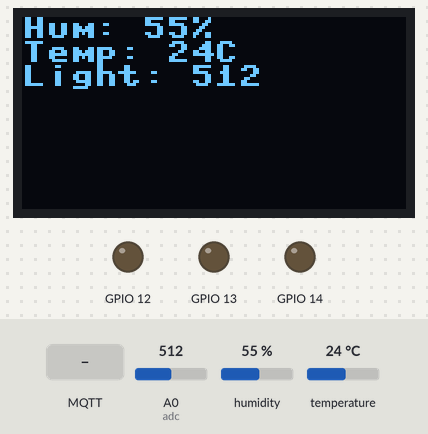
The program below on a simulated ESP8266 board running MicroPython. Parts: 128×64 one-colour display, output pins drawn as LEDs (lit = HIGH). Inputs (shaded band) come from the test bench; at power-on: humidity 55 %, A0 (adc) = 512, temperature 24 °C (analog values on the 0–1023 scale). WiFi joins after 1.5 s; no MQTT or app messages arrive unless stated; what the program prints to the serial console is not drawn.

Above: at 2.8 s.
2.9 s: MQTT message "ON" arrives on the first subscribed topic
At 5.4 s:
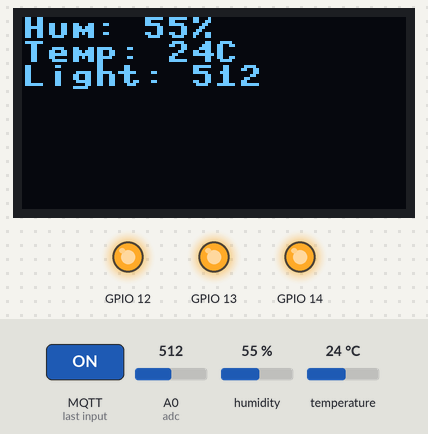
6.2 s: humidity set to 22 %
At 9.0 s:
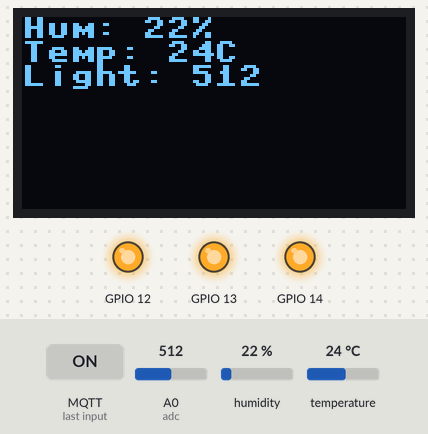
9.3 s: A0 (adc) set to 716
At 11.1 s:
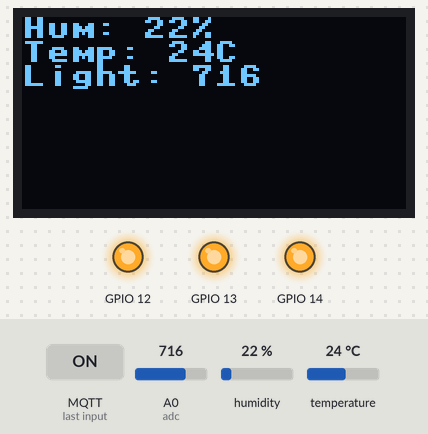
11.8 s: temperature set to 12 °C
At 13.2 s:
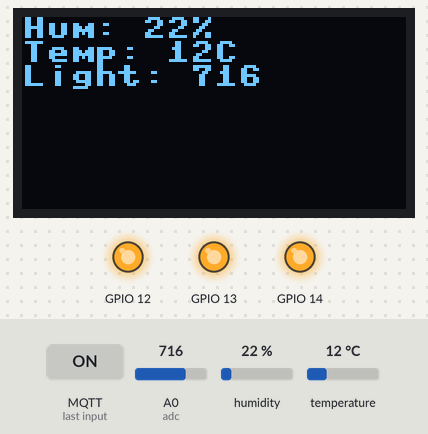
14.3 s: A0 (adc) set to 900
At 17.2 s:
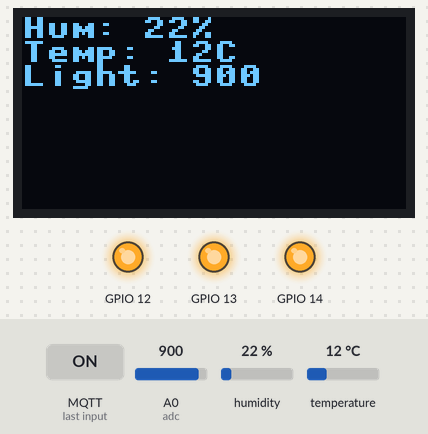
17.5 s: MQTT message "OFF" arrives on the first subscribed topic
At 20.5 s:
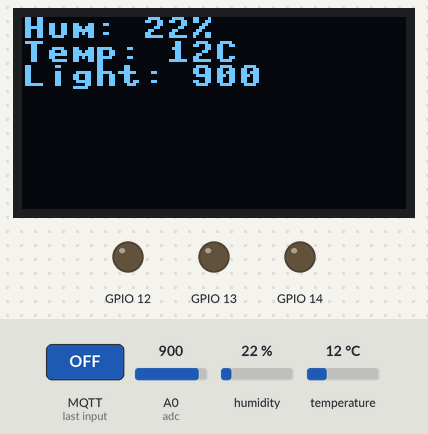
Timing chart, 0 to 21.6 s (numbered marks = the images above; inputs shaded):
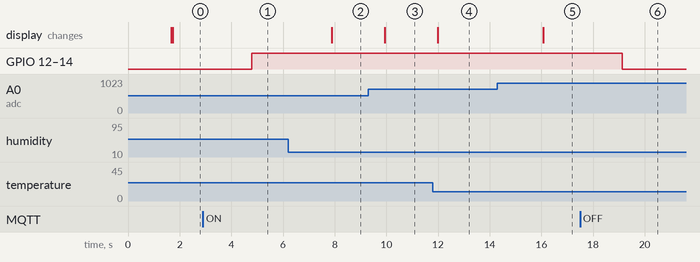

Measured:
- after the input at 2.9 s, GPIO 12–14: LOW → HIGH after 1.9 s
- after the input at 6.2 s, the display: changes after 1.7 s (image 2)
- after the input at 9.3 s, the display: changes after 0.63 s (image 3)
- after the input at 11.8 s, the display: changes after 0.18 s (image 4)
- after the input at 14.3 s, the display: changes after 1.8 s (image 5)
- after the input at 17.5 s, GPIO 12–14: HIGH → LOW after 1.6 s

The program:

main.py
```python
####################匯入模組####################
from machine import Pin, I2C, ADC
import dht
import time
import mcu
import json
import ssd1306


####################函式與類別定義####################
def on_message(topic, msg):
    global m
    msg = msg.decode("utf-8")  # Bytos 轉 string
    topic = topic.decode("utf-8")
    print(f"my subscribe topic:{topic}, msg:{msg}")
    m = msg


####################宣告與設定####################
gpio = mcu.gpio()
wi = mcu.wifi("Singular_AI", "Singular#1234")
wi.setup(ap_active=False, sta_active=True)
if wi.connect():
    print(f"IP={wi.ip}")

# 連接 MQTT 伺服器
mqtt_client = mcu.MQTT(
    "GG", "mqtt.singularinnovation-ai.com", "singular", "Singular#1234", 60
)
mqtt_client.connect()
mqtt_client.subscribe("GG_ai", on_message)
m = ""

i2c = I2C(scl=Pin(gpio.D1), sda=Pin(gpio.D2))  # GPIO5, GPIO4
oled = ssd1306.SSD1306_I2C(128, 64, i2c)
d = dht.DHT11(Pin(gpio.D0, Pin.IN))  # GPIO16，DHT11感測器
msg_json = {}
adc = ADC(0)  # 建立 ADC物件，腳位為ADC0
LED = mcu.LED(gpio.D5, gpio.D6, gpio.D7)  # 建立 LED 物件，腳位為GPIO5, GPIO6, GPIO7
mp3 = mcu.MP3()  # 建立 MP3 物件

####################主程式####################
try:
    while True:
        light_value = adc.read()  # 讀取光敏電阻數值(0~1023)
        d.measure()  # 進行測量
        temp = d.temperature()  # 取得溫度值(攝氏)
        hum = d.humidity()  # 取得濕度值(%RH)
        oled.fill(0)  # 清除顯示內容
        oled.text(f"Hum: {hum:02d}%", 0, 0)  # 顯示文字, x=0, y=0
        oled.text(f"Temp: {temp:02d}C", 0, 8)  # 顯示文字, x=0, y=8
        oled.text(f"Light: {light_value}", 0, 16)  # 顯示文字, x=0, y=16
        oled.show()  # 更新顯示內容
        msg_json["humidity"] = hum
        msg_json["temperature"] = temp
        msg_json["light"] = light_value
        msg = json.dumps(msg_json)
        mqtt_client.publish("GG", msg)
        mqtt_client.check_msg()  # 檢查是否有收到訂閱的訊息
        time.sleep(1)  # 每隔1秒鐘測量一次

        if m == "ON":
            LED.LED_open(1, 1, 1)
        elif m == "OFF":
            LED.LED_open(0, 0, 0)

        # 播放音樂範例
        if "alert" in m or temp > 38:
            mp3.start(volume=100, song=1)  # 播放 alert.mp3 音樂檔案
            time.sleep(3)  # 播放5秒
            m = ""  # 播放後清除指令

        if m == "break":
            break

        time.sleep(1)
except KeyboardInterrupt:
    pass
```

mcu.py
```python
class gpio:
    def __init__(self):
        self._D0 = 16
        self._D1 = 5
        self._D2 = 4
        self._D3 = 0
        self._D4 = 2
        self._D5 = 14
        self._D6 = 12
        self._D7 = 13
        self._D8 = 15
        self._SDD3 = 10
        self._SDD2 = 9

    @property
    def D0(self):
        return self._D0

    @property
    def D1(self):
        return self._D1

    @property
    def D2(self):
        return self._D2

    @property
    def D3(self):
        return self._D3

    @property
    def D4(self):
        return self._D4

    @property
    def D5(self):
        return self._D5

    @property
    def D6(self):
        return self._D6

    @property
    def D7(self):
        return self._D7

    @property
    def D8(self):
        return self._D8

    @property
    def SDD3(self):
        return self._SDD3

    @property
    def SDD2(self):
        return self._SDD2


import network


class wifi:
    def __init__(self, ssid=None, password=None):
        """
        初始化 WiFi 物件(模組)
        ssid: WiFi 名稱
        password: WiFi 密碼
        """
        self.sta = network.WLAN(
            network.STA_IF
        )  # 建立 WLAN 物件，設定為站台模式 (初始化 STA 模式)
        self.ap = network.WLAN(
            network.AP_IF
        )  # 建立 WLAN 物件，設定為存取點模式 (初始化 AP 模式)
        self.ssid = ssid  # WiFi 名稱
        self.password = password  # WiFi 密碼
        self.ap.active(False)  # 關閉存取點模式
        self.sta.active(False)  # 關閉站台模式
        self.ip = None  # IP 位址(電腦位址)

    def setup(self, ap_active=False, sta_active=False):
        """
        設定 WiFi 模組的工作模式
        ap_active: 是否啟用存取點模式 (預設: False)
        sta_active: 是否啟用站台模式 (預設: False)

        使用方法:
        wi.setup(ap_active=True|False, sta_active=True|False)
        """
        self.ap_active = ap_active  # 將區域變數 ap_active 指定給方法 ap_active
        self.sta_active = sta_active  # 將區域變數 sta_active 指定給方法 sta_active
        self.ap.active(ap_active)  # 設定存取點模式
        self.sta.active(sta_active)  # 設定站台模式

    def scan(self):
        """
        搜尋附近的無線網路 (搜尋 wi-fi 熱點)
        回傳: 搜尋到的無線網路列表(wifi 列表)

        使用方法:
        wi.scan()
        """
        if self.sta_active:
            wifi_list = self.sta.scan()  # 搜尋附近的無線網路 (搜尋 AP)
            print("Scan results: ")
            for i in range(len(wifi_list)):
                print(wifi_list[i][0])
        else:
            print("STA 模式未啟用，無法搜尋無線網路。")

    def connect(self, ssid=None, password=None) -> bool:
        """
        連接到指定的無線網路
        ssid: WiFi 名稱
        password: WiFi 密碼
        回傳: 連接是否成功 (True/False)

        使用方法:
        wi.connect("WiFi_NAME", "WiFi_PASSWORD")
        或在初始化時有設定過就可以不再設定
        wi.connect()
        """
        ssid = ssid if ssid is not None else self.ssid
        password = password if password is not None else self.password
        if not self.sta_active:
            print("STA 模式未啟用，無法連接無線網路。")
            return False

        if ssid is None or password is None:
            print("wifi 名稱或密碼未設定。")
            return False

        if self.sta_active:
            self.sta.connect(ssid, password)  # 連接到指定的無線網路
            while not (self.sta.isconnected()):  # 等待連接成功
                pass
            self.ip = self.sta.ifconfig()[0]  # 取得 IP 位址
            print(
                "connet successfully", self.sta.ifconfig()
            )  # 顯示網路設定(顯示連接成功的 IP 位址)
            return True


import sys
from machine import Pin, PWM
from umqtt.simple import MQTTClient


class LED:
    def __init__(self, r_pin, g_pin, b_pin, pwm: bool = False):
        """
        LED 類別用於控制 RGB LED 燈

        屬性:
            RRD (pin): 紅色 LED 腳位
            GREEN (pin): 綠色 LED 腳位
            BLUE (pin): 藍色 LED 腳位

        方法:
            __init__(r_pin, g_pin, b_pin, pwm=False): 初始化 LED 物件
            當 pwm=False 時，使用 Pin 類別控制 LED
            當 pwm=True 時，使用 PWM 類別控制 LED
            RED.value(0 or 1): 設定紅色 LED 亮度 (0: 關閉, 1: 開啟)
            GREEN.value(0 or 1): 設定綠色 LED 亮度 (0: 關閉, 1: 開啟)
            BLUE.value(0 or 1): 設定藍色 LED 亮度 (0: 關閉, 1: 開啟)
            RED.duty(duty): 設定紅色 LED PWM 佔空比 (0-1023)
            GREEN.duty(duty): 設定綠色 LED PWM 佔空比 (0-1023)
            BLUE.duty(duty): 設定藍色 LED PWM 佔空比 (0-1023)
        """
        self.pwm = pwm
        if pwm == False:
            self.RED = Pin(r_pin, Pin.OUT)
            self.GREEN = Pin(g_pin, Pin.OUT)
            self.BLUE = Pin(b_pin, Pin.OUT)
        else:
            frequency = 1000  # PWM 頻率設為 1000Hz
            duty_cycle = 0  # PWM 初始佔空比設為 0 (關閉 LED)
            self.RED = PWM(Pin(r_pin), freq=frequency, duty=duty_cycle)
            self.GREEN = PWM(Pin(g_pin), freq=frequency, duty=duty_cycle)
            self.BLUE = PWM(Pin(b_pin), freq=frequency, duty=duty_cycle)

    def LED_open(self, RED_value, GREEN_value, BLUE_value):
        """
        LED_open 開啟方法
        LED_open(RED_value, GREEN_value, BLUE_value)
        例如:
        led = LED(r_pin=5, g_pin=4, b_pin=0, pwm=False)
        led.LED_open(1, 0, 0) # 紅色

        led= LED(r_pin=5, g_pin=4, b_pin=0, pwm=True)
        led.LED_open(512, 0, 0) # 紅色 (PWM 半亮)
        """

        if self.pwm == False:
            self.RED.value(RED_value)
            self.GREEN.value(GREEN_value)
            self.BLUE.value(BLUE_value)
        else:
            self.RED.duty(RED_value)
            self.GREEN.duty(GREEN_value)
            self.BLUE.duty(BLUE_value)


class MQTT:
    def __init__(self, client_id, server, user, password, keepalive):
        """
        初始化 MQTT 物件
        client_id: MQTT 客戶端 ID
        server: MQTT 伺服器位址
        user: 使用者名稱 (可選)
        password: 密碼 (可選)
        keepalive: 保持連線時間
        """
        self.client_id = client_id
        self.server = server
        self.user = user
        self.password = password
        self.keepalive = keepalive
        self.mqClient = MQTTClient(
            self.client_id,
            self.server,
            user=self.user,
            password=self.password,
            keepalive=self.keepalive,
        )

    def connect(self):
        """
        連接到 MQTT 伺服器
        失敗時結束程序
        """
        try:
            self.mqClient.connect()
        except:
            sys.exit()
        finally:
            print("Connected MQTT server")

    def subscribe(self, topic: str, callback: function):
        """
        訂閱主題並設置回條函數
        topic: 要訂閱的MQTT主題
        callback(function): 收到訊息時的回呼函式
        """
        self.mqClient.set_callback(callback)
        self.mqClient.subscribe(topic)

    def check_msg(self):
        """
        檢查是否有訂閱主題發布的資料
        等待已訂閱的主題發送資料
        持續保持連線
        """
        self.mqClient.check_msg()

    def publish(self, topic: str, msg: str):
        topic = topic.encode("utf-8")
        msg = msg.encode("utf-8")
        self.mqClient.publish(topic, msg)


from machine import UART


class MP3:
    def __init__(self):
        """
        初始化 MP3 播放器的基本属性(如音量、播放狀態等)。
        這個方法設置了 MP3 播放器的初始狀態。
        使用 UART1,鮑率 9600

        使用方法:
            mp3 = MP3()
        """
        self.uart = UART(1, baudrate=9600)
        self.uart.init(9600, bits=8, parity=None, stop=1)

    def start(self, volume=100, song=1):
        """
        播放指定歌曲

        volume(int): 音量大小 (0~127), 預設值為 100 (0x64)
        song(int): 歌曲編號 (1~16), 預設值為 1 (0x01)

        使用方法:
        mp3.start(volume=0x64, song=0x01)
        """
        volume = int(hex(volume), 16)
        song = int(hex(song), 16)
        # Volume control (13)
        # Command: AA 13 01 VOL SM
        buf1 = bytearray(5)
        buf1[0] = 0xAA
        buf1[1] = 0x13
        buf1[2] = 0x01
        buf1[3] = volume
        buf1[4] = buf1[0] + buf1[1] + buf1[2] + buf1[3]
        self.uart.write(buf1)

        # Specify song (07)
        # Command: AA 07 02 filename(hi) filename(Lw) SONG SM
        but = bytearray(6)
        but[0] = 0xAA
        but[1] = 0x07
        but[2] = 0x02
        but[3] = 0x00  # 音樂檔案開頭名稱的16進制
        but[4] = song  # 音樂檔案結尾名稱的16進制
        but[5] = but[0] + but[1] + but[2] + but[3] + but[4]
        self.uart.write(but)

    def stop(self):
        """
        停止播放音樂

        使用方法:
            mp3.stop()
        """
        # Stop (04)
        # Command: AA 04 00 AE
        buf = bytearray(4)
        buf[0] = 0xAA
        buf[1] = 0x04
        buf[2] = 0x00
        buf[3] = 0xAE
        self.uart.write(buf)
```
